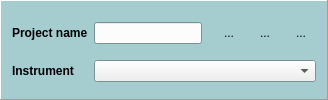
     <widget class="QFrame" name="frame">
      <property name="sizePolicy">
       <sizepolicy hsizetype="MinimumExpanding" vsizetype="Fixed">
        <horstretch>0</horstretch>
        <verstretch>0</verstretch>
       </sizepolicy>
      </property>
      <property name="palette">
       <palette>
        <active>
         <colorrole role="Base">
          <brush brushstyle="SolidPattern">
           <color alpha="255">
            <red>252</red>
            <green>252</green>
            <blue>252</blue>
           </color>
          </brush>
         </colorrole>
         <colorrole role="Window">
          <brush brushstyle="SolidPattern">
           <color alpha="255">
            <red>165</red>
            <green>205</green>
            <blue>208</blue>
           </color>
          </brush>
         </colorrole>
        </active>
        <inactive>
         <colorrole role="Base">
          <brush brushstyle="SolidPattern">
           <color alpha="255">
            <red>252</red>
            <green>252</green>
            <blue>252</blue>
           </color>
          </brush>
         </colorrole>
         <colorrole role="Window">
          <brush brushstyle="SolidPattern">
           <color alpha="255">
            <red>165</red>
            <green>205</green>
            <blue>208</blue>
           </color>
          </brush>
         </colorrole>
        </inactive>
        <disabled>
         <colorrole role="Base">
          <brush brushstyle="SolidPattern">
           <color alpha="255">
            <red>165</red>
            <green>205</green>
            <blue>208</blue>
           </color>
          </brush>
         </colorrole>
         <colorrole role="Window">
          <brush brushstyle="SolidPattern">
           <color alpha="255">
            <red>165</red>
            <green>205</green>
            <blue>208</blue>
           </color>
          </brush>
         </colorrole>
        </disabled>
       </palette>
      </property>
      <property name="autoFillBackground">
       <bool>true</bool>
      </property>
      <property name="frameShape">
       <enum>QFrame::Panel</enum>
      </property>
      <property name="frameShadow">
       <enum>QFrame::Raised</enum>
      </property>
      <property name="lineWidth">
       <number>1</number>
      </property>
      <layout class="QGridLayout" name="gridLayout_5">
       <item row="0" column="0">
        <widget class="QLabel" name="setupProjectLabel">
         <property name="sizePolicy">
          <sizepolicy hsizetype="Preferred" vsizetype="Preferred">
           <horstretch>0</horstretch>
           <verstretch>0</verstretch>
          </sizepolicy>
         </property>
         <property name="font">
          <font>
           <weight>75</weight>
           <bold>true</bold>
          </font>
         </property>
         <property name="text">
          <string>Project name</string>
         </property>
         <property name="wordWrap">
          <bool>false</bool>
         </property>
        </widget>
       </item>
       <item row="0" column="1">
        <widget class="QLineEdit" name="setupProjectLineEdit">
         <property name="focusPolicy">
          <enum>Qt::ClickFocus</enum>
         </property>
         <property name="statusTip">
          <string>A meaningful name for this project, e.g. NGC1234_J-band</string>
         </property>
        </widget>
       </item>
       <item row="0" column="4">
        <widget class="QToolButton" name="setupProjectResetToolButton">
         <property name="minimumSize">
          <size>
           <width>30</width>
           <height>30</height>
          </size>
         </property>
         <property name="maximumSize">
          <size>
           <width>30</width>
           <height>30</height>
          </size>
         </property>
         <property name="focusPolicy">
          <enum>Qt::ClickFocus</enum>
         </property>
         <property name="statusTip">
          <string>Reset all parameters for this project. Wipe all data kept in memory.</string>
         </property>
         <property name="text">
          <string>...</string>
         </property>
         <property name="icon">
          <iconset>
           <normaloff>images/reset.png</normaloff>images/reset.png</iconset>
         </property>
         <property name="iconSize">
          <size>
           <width>49</width>
           <height>49</height>
          </size>
         </property>
         <property name="checkable">
          <bool>false</bool>
         </property>
         <property name="autoExclusive">
          <bool>true</bool>
         </property>
         <property name="autoRaise">
          <bool>true</bool>
         </property>
        </widget>
       </item>
       <item row="1" column="0">
        <widget class="QLabel" name="setupProjectLabel_2">
         <property name="sizePolicy">
          <sizepolicy hsizetype="Preferred" vsizetype="Preferred">
           <horstretch>0</horstretch>
           <verstretch>0</verstretch>
          </sizepolicy>
         </property>
         <property name="font">
          <font>
           <weight>75</weight>
           <bold>true</bold>
          </font>
         </property>
         <property name="text">
          <string>Instrument</string>
         </property>
         <property name="wordWrap">
          <bool>false</bool>
         </property>
        </widget>
       </item>
       <item row="0" column="3">
        <widget class="QToolButton" name="setupProjectLoadToolButton">
         <property name="minimumSize">
          <size>
           <width>30</width>
           <height>30</height>
          </size>
         </property>
         <property name="maximumSize">
          <size>
           <width>30</width>
           <height>30</height>
          </size>
         </property>
         <property name="focusPolicy">
          <enum>Qt::ClickFocus</enum>
         </property>
         <property name="statusTip">
          <string>Load an existing project</string>
         </property>
         <property name="text">
          <string>...</string>
         </property>
         <property name="icon">
          <iconset>
           <normaloff>images/open_file.png</normaloff>images/open_file.png</iconset>
         </property>
         <property name="iconSize">
          <size>
           <width>49</width>
           <height>49</height>
          </size>
         </property>
         <property name="checkable">
          <bool>false</bool>
         </property>
         <property name="autoExclusive">
          <bool>true</bool>
         </property>
         <property name="autoRaise">
          <bool>true</bool>
         </property>
        </widget>
       </item>
       <item row="0" column="5">
        <widget class="QToolButton" name="setupProjectResetDataToolButton">
         <property name="minimumSize">
          <size>
           <width>30</width>
           <height>30</height>
          </size>
         </property>
         <property name="maximumSize">
          <size>
           <width>30</width>
           <height>30</height>
          </size>
         </property>
         <property name="focusPolicy">
          <enum>Qt::ClickFocus</enum>
         </property>
         <property name="statusTip">
          <string>WARNING: Restores all original data! All processed data will be lost!</string>
         </property>
         <property name="text">
          <string>...</string>
         </property>
         <property name="icon">
          <iconset>
           <normaloff>images/db_reset.png</normaloff>images/db_reset.png</iconset>
         </property>
         <property name="iconSize">
          <size>
           <width>49</width>
           <height>49</height>
          </size>
         </property>
         <property name="autoRaise">
          <bool>true</bool>
         </property>
        </widget>
       </item>
       <item row="1" column="1" colspan="5">
        <widget class="QComboBox" name="setupInstrumentComboBox">
         <property name="focusPolicy">
          <enum>Qt::NoFocus</enum>
         </property>
         <property name="statusTip">
          <string>Select instrument. Blue=optical, green = 1.0-2.5 microns, orange=1-5 microns, red=mid-IR</string>
         </property>
         <property name="maxVisibleItems">
          <number>20</number>
         </property>
        </widget>
       </item>
      </layout>
     </widget>
